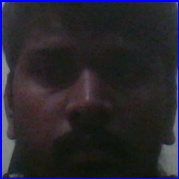
#> input picture data/user.1.0.jpg, 179 x 179 px, found by its file name
$ python main.py
#> lines starting #> are read from the running program, lines starting #| are printed output that depends on the picture
### src/customClassifiers.py
import numpy as np
from PIL import Image
import os
import cv2


def trainClassifier(dataDir="data", destination="cascades/classifier.yml"):

#> called with dataDir = 'data', destination = 'cascades/classifier.yml'
    path = [os.path.join(dataDir, file) for file in os.listdir(dataDir)]

    faces = []
    ids = []

    for image in path:
        try:
            img = Image.open(image).convert('L')
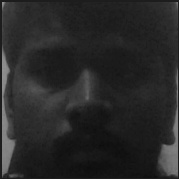
#> img: PIL image 179x179 L; min 12, max 146, mean 39.7
            faces.append(np.array(img, 'uint8'))
            ids.append(int(os.path.split(image)[1].split(".")[1]))
        except IsADirectoryError as err:
            pass
#> pass 2 of the loop in trainClassifier, `for image in path:`:
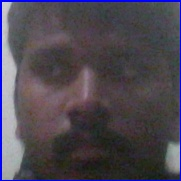
#> input picture data/user.1.10.jpg, 181 x 181 px, found by its file name
#> in trainClassifier, `img = Image.open(image).convert('L')`:
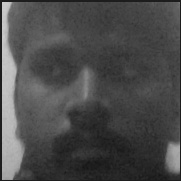
#> img: PIL image 181x181 L; min 21, max 205, mean 74.5
#> pass 3 of the loop in trainClassifier, `for image in path:`:
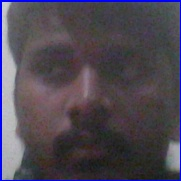
#> input picture data/user.1.13.jpg, 181 x 181 px, found by its file name
#> in trainClassifier, `img = Image.open(image).convert('L')`:
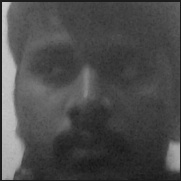
#> img: PIL image 181x181 L; min 23, max 204, mean 74.9
#> the loop made 4 passes; the first 3 are shown
    ids = np.array(ids)

    classifier = cv2.face.LBPHFaceRecognizer_create()
    classifier.train(faces, ids)
#> (the run stopped early here; a loop or call above may not have finished)
